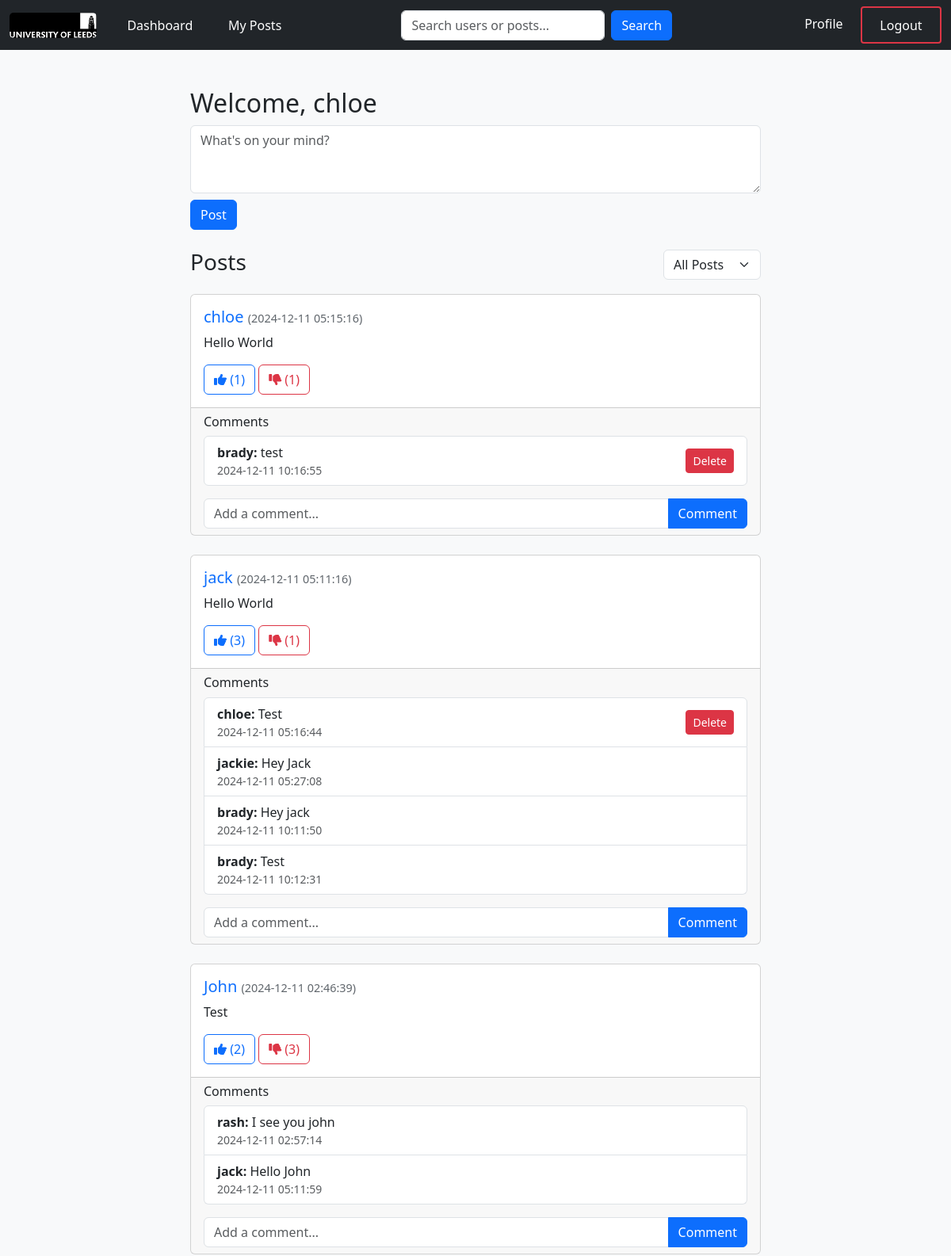
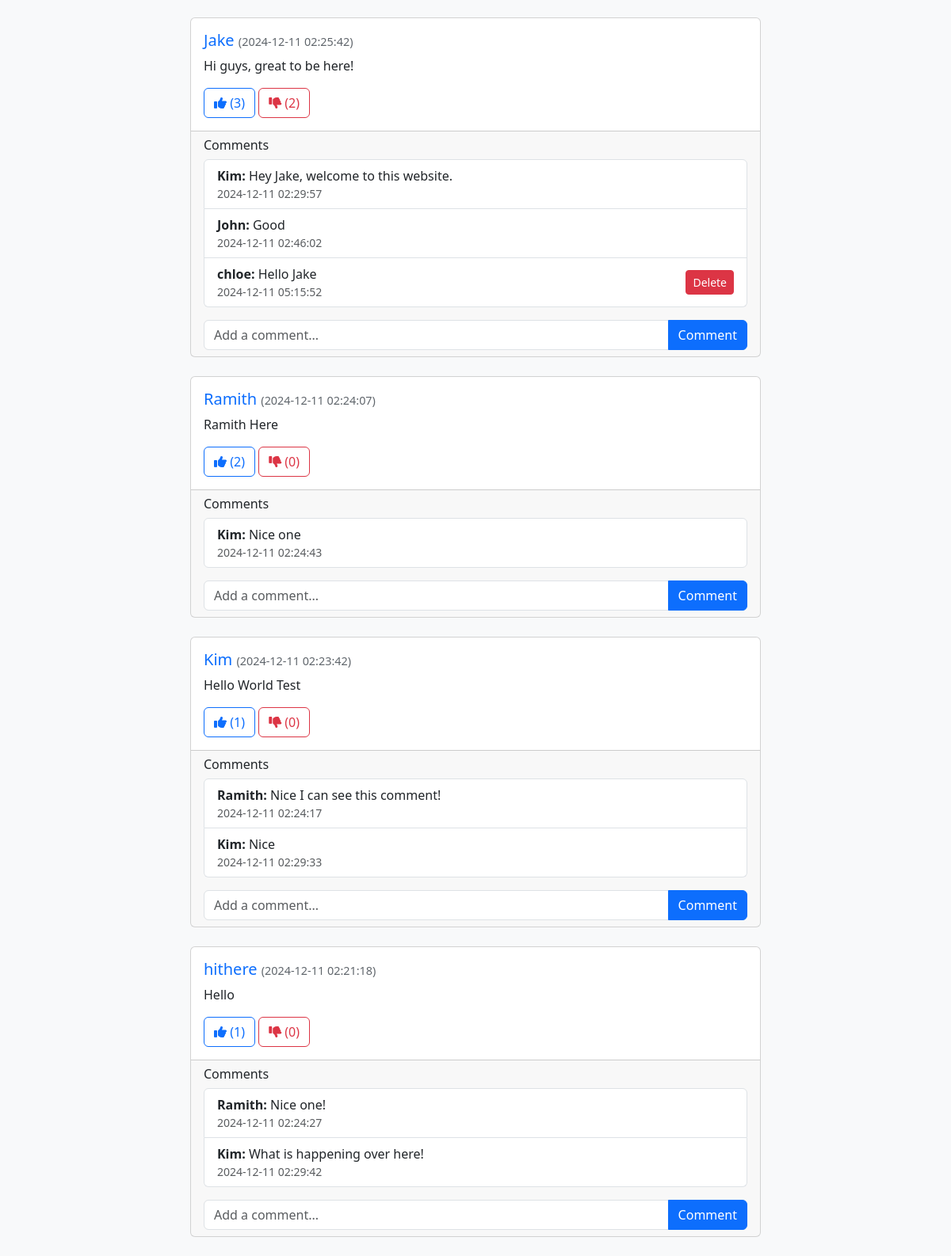
The page /dashboard (signed in) on the database its author committed (2 pictures, top to bottom).
### website/models.py (models this page shows, shortened)
class User(db.Model):
    id = db.Column(db.Integer, primary_key=True)
    name = db.Column(db.String(100), nullable=False)
    email = db.Column(db.String(100), unique=True)
    password = db.Column(db.String(100))  # Storing hashed passwords
    posts = db.relationship("Post", backref="user", lazy=True)
    liked_posts = db.relationship("Post", secondary="like", back_populates="liked_by")
    disliked_posts = db.relationship(
        "Post", secondary="dislike", back_populates="disliked_by"
    )
    followers = db.relationship(
        "User",
        secondary="follows",
        primaryjoin="Follows.followed_id == User.id",
        secondaryjoin="Follows.follower_id == User.id",
        backref="following",
    )

class Post(db.Model):
    id = db.Column(db.Integer, primary_key=True)
    content = db.Column(db.Text, nullable=False)
    created_at = db.Column(db.DateTime, default=db.func.now())  # Timestamping (time of post created)
    user_id = db.Column(db.Integer, db.ForeignKey("user.id"))
    liked_by = db.relationship("User", secondary="like", back_populates="liked_posts") #A many-to-many relationship tracking users who liked the post through "like" association table.
    disliked_by = db.relationship(
        "User", secondary="dislike", back_populates="disliked_posts" #A many-to-many relationship tracking users who disliked the post through "dislike" association table.
    )
    comments = db.relationship("Comment", backref="post", lazy=True) # A one-to-many relationship for comments associated with the post.

class Comment(db.Model):
    id = db.Column(db.Integer, primary_key=True)
    content = db.Column(db.Text, nullable=False)
    created_at = db.Column(db.DateTime, default=db.func.now())
    post_id = db.Column(db.Integer, db.ForeignKey("post.id"))  # Foreign key to Post
    user_id = db.Column(db.Integer, db.ForeignKey("user.id"))  # Foreign key to User
    user = db.relationship("User", backref=db.backref("comments", lazy=True))

### website/views.py (the view, shortened to what this page needs)
@app.route('/dashboard', methods=['GET', 'POST'])
@login_required
def dashboard():
    current_user = User.query.filter_by(email=session['email']).first()
    filter_option = request.args.get('filter', 'all')
    if filter_option == 'following':
        posts = Post.query.join(Follows, Follows.followed_id == Post.user_id) \
                          .filter(Follows.follower_id == current_user.id) \
                          .order_by(Post.created_at.desc()).all()
    else:
        posts = Post.query.order_by(Post.created_at.desc()).all()
    return render_template('dashboard.html', user=current_user, posts=posts, filter=filter_option)

### website/views.py (called while the page is built)
def login_required(f):
    @wraps(f)
    def decorated_function(*args, **kwargs):
        if 'email' not in session:
            flash("You need to be logged in to access this page.", "danger")
            return redirect('/login')
        return f(*args, **kwargs)
    return decorated_function

@app.context_processor
def provide_user():
    if 'email' in session:
        current_user = User.query.filter_by(email=session['email']).first()
        return {'current_user': current_user}
    return {'current_user': None}

### website/templates/dashboard.html (shortened to what this page needs)
{% extends "base.html" %}
{% block content %}
</head>
<body class="bg-light">
    <div class="container mt-5">
        <div class="row">
            <div class="col-md-8 offset-md-2">
                <h2>Welcome, {{ user.name }}</h2>
                <form method="POST" action="/dashboard" class="mb-4">
                    <div class="form-group">
                        <textarea class="form-control" name="content" placeholder="What's on your mind?" rows="3" required></textarea>
                    </div>
                    <button type="submit" class="btn btn-primary mt-2">Post</button>
                </form>
                <div class="d-flex justify-content-between align-items-center mb-3">
                    <h3>Posts</h3>
                    <div class="form-group">
                        <select id="post-filter" class="form-select">
                            <option value="all" {% if filter == "all" %}selected{% endif %}>All Posts</option>
                        </select>
                    </div>
                </div>
                {% for post in posts %}
                <div class="card mb-4">
                    <div class="card-body">
                        <h5 class="card-title">
                            <a href="/profile/{{ post.user.id }}" class="text-primary font-weight-bold text-decoration-none">{{ post.user.name }}</a>
                            <small class="post-date">({{ post.created_at.strftime('%Y-%m-%d %H:%M:%S') }})</small>                        </h5>
                        <p class="card-text">{{ post.content }}</p>
                        <button class="btn btn-outline-primary like-button" data-post-id="{{ post.id }}">
                            <i class="fas fa-thumbs-up"></i> (<span id="like-count-{{ post.id }}">{{ post.liked_by | length }}</span>)
                        </button>
                        <button class="btn btn-outline-danger dislike-button" data-post-id="{{ post.id }}">
                            <i class="fas fa-thumbs-down"></i> (<span id="dislike-count-{{ post.id }}">{{ post.disliked_by | length }}</span>)
                        </button>
                    </div>
                    <div class="card-footer">
                        <h6>Comments</h6>
                        <ul id="comment-list-{{ post.id }}" class="list-group mb-3">
                            {% for comment in post.comments %}
                                <li class="list-group-item d-flex justify-content-between align-items-center">
                                    <div>
                                        <b>{{ comment.user.name }}:</b> {{ comment.content }}
                                        <small class="text-muted d-block">{{ comment.created_at.strftime('%Y-%m-%d %H:%M:%S') }}</small>
                                    </div>
                                    {% if comment.user_id == user.id or post.user_id == user.id %}
                                        <button class="btn btn-danger btn-sm delete-comment-button" data-comment-id="{{ comment.id }}" data-post-id="{{ post.id }}">
                                            Delete
                                        </button>
                                    {% endif %}
                                </li>
                            {% endfor %}
                        </ul>
                        <form class="comment-form" data-post-id="{{ post.id }}">
                            <div class="input-group">
                                <input type="text" name="content" class="form-control" placeholder="Add a comment..." required>
                                <button class="btn btn-primary" type="submit">Comment</button>
                            </div>
                        </form>
                    </div>
                </div>
            {% endfor %}
</body>
</html>
{% endblock %}

### website/static/css/style.css (style rules this page uses)
.post-date { font-size: 0.9rem; color: #60666c; }

### rows shown on the page
User: name "chloe"
Post: user.name "chloe", created_at "2024-12-11 05:15:16", content "Hello World", liked_by|length "1", disliked_by|length "1"
Comment: user.name "brady", content "test", created_at "2024-12-11 10:16:55"
Post: user.name "jack", created_at "2024-12-11 05:11:16", content "Hello World", liked_by|length "3", disliked_by|length "1"
Comment: user.name "chloe", content "Test", created_at "2024-12-11 05:16:44"
Comment: user.name "jackie", content "Hey Jack", created_at "2024-12-11 05:27:08"
Comment: user.name "brady", content "Hey jack", created_at "2024-12-11 10:11:50"
Comment: user.name "brady", content "Test", created_at "2024-12-11 10:12:31"
Post: user.name "John", created_at "2024-12-11 02:46:39", content "Test", liked_by|length "2", disliked_by|length "3"
Comment: user.name "rash", content "I see you john", created_at "2024-12-11 02:57:14"
Comment: user.name "jack", content "Hello John", created_at "2024-12-11 05:11:59"
Post: user.name "Jake", created_at "2024-12-11 02:25:42", content "Hi guys, great to be here!", liked_by|length "3", disliked_by|length "2"
Comment: user.name "Kim", content "Hey Jake, welcome to this website.", created_at "2024-12-11 02:29:57"
Comment: user.name "John", content "Good", created_at "2024-12-11 02:46:02"
Comment: user.name "chloe", content "Hello Jake", created_at "2024-12-11 05:15:52"
Post: user.name "Ramith", created_at "2024-12-11 02:24:07", content "Ramith Here", liked_by|length "2", disliked_by|length "0"
Comment: user.name "Kim", content "Nice one", created_at "2024-12-11 02:24:43"
Post: user.name "Kim", created_at "2024-12-11 02:23:42", content "Hello World Test", liked_by|length "1", disliked_by|length "0"
Comment: user.name "Ramith", content "Nice I can see this comment!", created_at "2024-12-11 02:24:17"
Comment: user.name "Kim", content "Nice", created_at "2024-12-11 02:29:33"
Post: user.name "hithere", created_at "2024-12-11 02:21:18", content "Hello", liked_by|length "1", disliked_by|length "0"
Comment: user.name "Ramith", content "Nice one!", created_at "2024-12-11 02:24:27"
Comment: user.name "Kim", content "What is happening over here!", created_at "2024-12-11 02:29:42"
